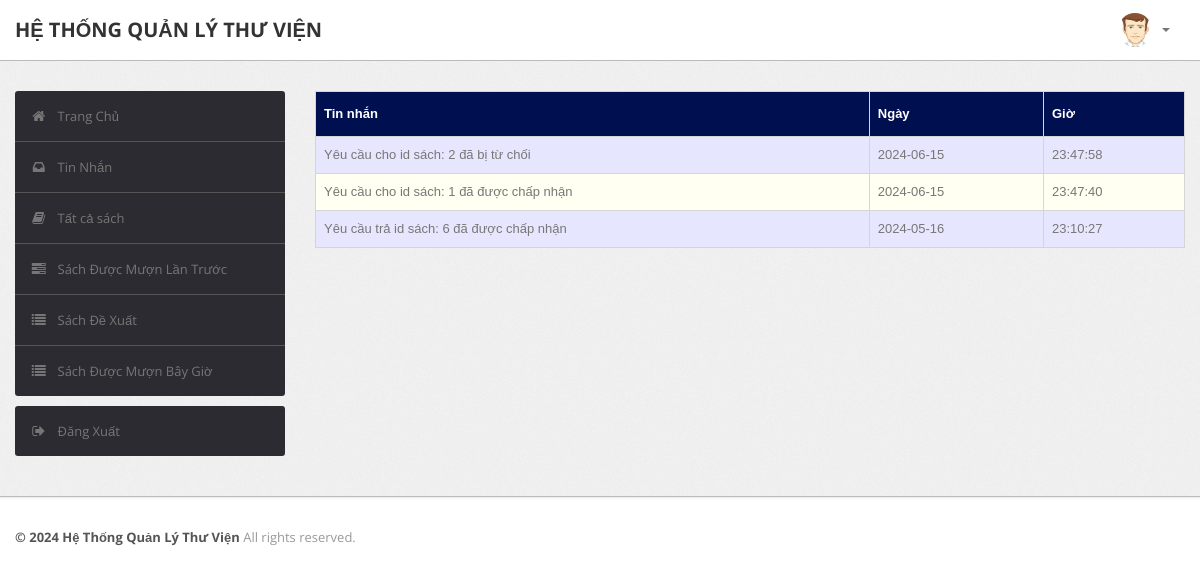
The app's page /student/message.php (signed in), older data.
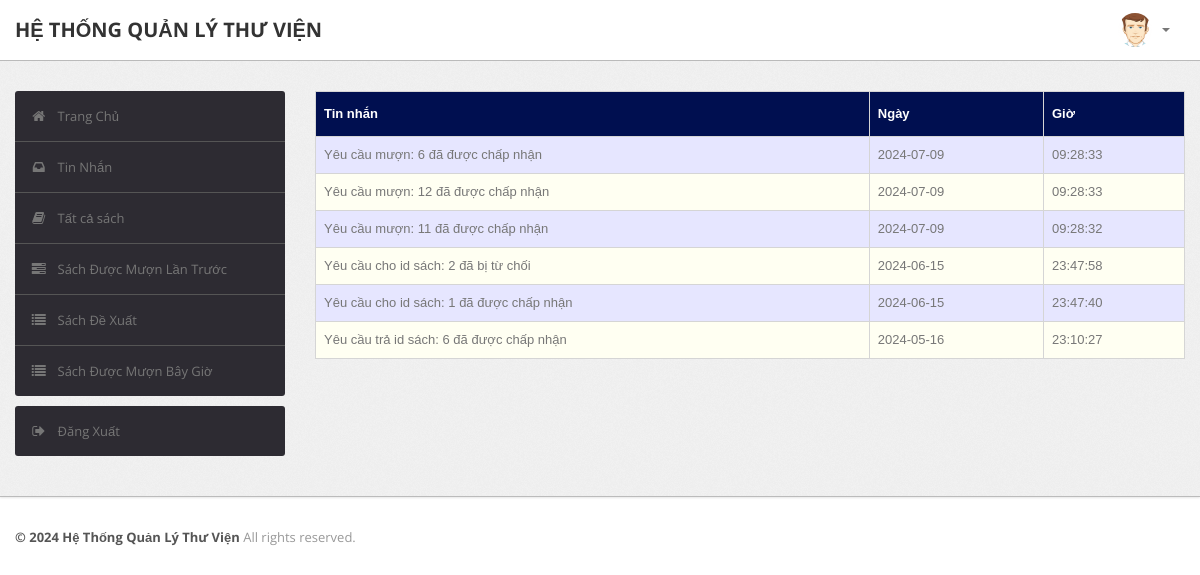
The same page, newer data.
### tables this page shows
CREATE TABLE `message` (
  `M_Id` int(10) NOT NULL,
  `RollNo` varchar(50) DEFAULT NULL,
  `Msg` varchar(255) DEFAULT NULL,
  `Date` date DEFAULT NULL,
  `Time` time DEFAULT NULL
);

### student/message.php (the view, shortened to what this page needs)
<?php
require('dbconn.php');
?>
<?php
if ($_SESSION['RollNo']) {
    ?>
<!DOCTYPE html>
<html lang="en">
    <head>
        <link type="text/css" href="bootstrap/css/bootstrap.min.css" rel="stylesheet">
        <link type="text/css" href="bootstrap/css/bootstrap-responsive.min.css" rel="stylesheet">
        <link type="text/css" href="css/theme.css" rel="stylesheet">
        <link type="text/css" href="images/icons/css/font-awesome.css" rel="stylesheet">
    </head>
    <body>
        <div class="navbar navbar-fixed-top">
            <div class="navbar-inner">
                <div class="container">
                        <a class="brand" href="index.php">HỆ THỐNG QUẢN LÝ THƯ VIỆN</a>
                    <div class="nav-collapse collapse navbar-inverse-collapse">
                        <ul class="nav pull-right">
                            <li class="nav-user dropdown"><a href="#" class="dropdown-toggle" data-toggle="dropdown">
                                <img src="images/user.png" class="nav-avatar" />
                                <b class="caret"></b></a>
                            </li>
                        </ul>
                    </div>
                </div>
            </div>
        </div>
        <div class="wrapper">
            <div class="container">
                <div class="row">
                    <div class="span3">
                        <div class="sidebar">
                            <ul class="widget widget-menu unstyled">
                                <li class="active"><a href="index.php"><i class="menu-icon icon-home"></i>Trang Chủ
                                </a></li>
                                 <li><a href="message.php"><i class="menu-icon icon-inbox"></i>Tin Nhắn</a>
                                </li>
                                <li><a href="book.php"><i class="menu-icon icon-book"></i>Tất cả sách </a></li>
                                <li><a href="history.php"><i class="menu-icon icon-tasks"></i>Sách Được Mượn Lần Trước </a></li>
                                <li><a href="recommendations.php"><i class="menu-icon icon-list"></i>Sách Đề Xuất </a></li>
                                <li><a href="current.php"><i class="menu-icon icon-list"></i>Sách Được Mượn Bây Giờ </a></li>
                            </ul>
                            <ul class="widget widget-menu unstyled">
                                <li><a href="logout.php"><i class="menu-icon icon-signout"></i>Đăng Xuất </a></li>
                            </ul>
                        </div>
                    </div>
                    <div class="span9">
                        <table class="table" id = "tables">
                                  <thead>
                                    <tr>
                                      <th>Tin nhắn</th>
                                      <th>Ngày</th>
                                      <th>Giờ</th>
                                    </tr>
                                  </thead>
                                  <tbody>
                                    <?php
                                    $rollno=$_SESSION['RollNo'];
                            $sql="select * from LMS.message where RollNo='$rollno' order by Date DESC,Time DESC";
                            $result=$conn->query($sql);
                            while($row=$result->fetch_assoc())
                            {
                                $msg=$row['Msg'];
                                $date=$row['Date'];
                                $time=$row['Time'];
                            ?>
                                    <tr>
                                      <td><?php echo $msg ?></td>
                                      <td><?php echo $date ?></td>
                                      <td><?php echo $time ?></td>
                                    </tr>
                               <?php } ?>
                               </tbody>
                                </table>
                            </div>
                </div>
            </div>
        </div>
<div class="footer">
            <div class="container">
                <b class="copyright">&copy; 2024 Hệ Thống Quản Lý Thư Viện </b>All rights reserved.
            </div>
        </div>
    </body>
</html>
<?php }
else {
    echo "<script type='text/javascript'>alert('Access Denied!!!')</script>";
} ?>

Row changes from the older to the newer data that the page shows:
added message: Msg "Yêu cầu mượn: 6 đã được chấp nhận", Date "2024-07-09", Time "09:28:33"
added message: Msg "Yêu cầu mượn: 12 đã được chấp nhận", Date "2024-07-09", Time "09:28:33"
added message: Msg "Yêu cầu mượn: 11 đã được chấp nhận", Date "2024-07-09", Time "09:28:32"
